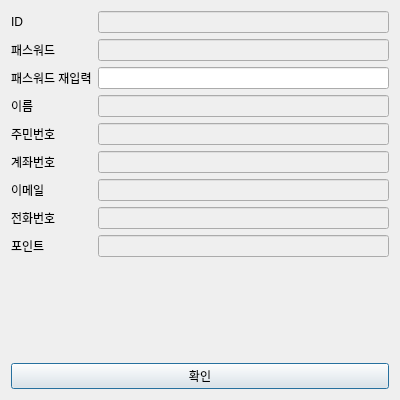
<?xml version="1.0" encoding="UTF-8"?>
<ui version="4.0">
 <class>Dialog</class>
 <widget class="QDialog" name="Dialog">
  <property name="geometry">
   <rect>
    <x>0</x>
    <y>0</y>
    <width>400</width>
    <height>400</height>
   </rect>
  </property>
  <property name="sizePolicy">
   <sizepolicy hsizetype="Fixed" vsizetype="Fixed">
    <horstretch>0</horstretch>
    <verstretch>0</verstretch>
   </sizepolicy>
  </property>
  <property name="minimumSize">
   <size>
    <width>400</width>
    <height>400</height>
   </size>
  </property>
  <property name="maximumSize">
   <size>
    <width>400</width>
    <height>400</height>
   </size>
  </property>
  <property name="windowTitle">
   <string>회원정보확인</string>
  </property>
  <layout class="QGridLayout" name="gridLayout">
   <item row="1" column="1">
    <layout class="QFormLayout" name="formLayout">
     <item row="0" column="0">
      <widget class="QLabel" name="id_label">
       <property name="text">
        <string>ID</string>
       </property>
      </widget>
     </item>
     <item row="1" column="0">
      <widget class="QLabel" name="pw_label">
       <property name="text">
        <string>패스워드</string>
       </property>
      </widget>
     </item>
     <item row="2" column="0">
      <widget class="QLabel" name="pw_repeat_label">
       <property name="text">
        <string>패스워드 재입력</string>
       </property>
      </widget>
     </item>
     <item row="3" column="0">
      <widget class="QLabel" name="name_label">
       <property name="text">
        <string>이름</string>
       </property>
      </widget>
     </item>
     <item row="4" column="0">
      <widget class="QLabel" name="ssnlabel">
       <property name="text">
        <string>주민번호</string>
       </property>
      </widget>
     </item>
     <item row="5" column="0">
      <widget class="QLabel" name="account_number_label">
       <property name="text">
        <string>계좌번호</string>
       </property>
      </widget>
     </item>
     <item row="6" column="0">
      <widget class="QLabel" name="email_label">
       <property name="text">
        <string>이메일</string>
       </property>
      </widget>
     </item>
     <item row="7" column="0">
      <widget class="QLabel" name="phone_number_label">
       <property name="text">
        <string>전화번호</string>
       </property>
      </widget>
     </item>
     <item row="0" column="1">
      <widget class="QLineEdit" name="input_id">
       <property name="enabled">
        <bool>false</bool>
       </property>
       <property name="text">
        <string/>
       </property>
      </widget>
     </item>
     <item row="1" column="1">
      <widget class="QLineEdit" name="input_pw">
       <property name="enabled">
        <bool>false</bool>
       </property>
       <property name="text">
        <string/>
       </property>
      </widget>
     </item>
     <item row="2" column="1">
      <widget class="QLineEdit" name="input_pw_repeat">
       <property name="enabled">
        <bool>true</bool>
       </property>
       <property name="text">
        <string/>
       </property>
      </widget>
     </item>
     <item row="3" column="1">
      <widget class="QLineEdit" name="input_name">
       <property name="enabled">
        <bool>false</bool>
       </property>
       <property name="text">
        <string/>
       </property>
      </widget>
     </item>
     <item row="4" column="1">
      <widget class="QLineEdit" name="input_ssn">
       <property name="enabled">
        <bool>false</bool>
       </property>
       <property name="text">
        <string/>
       </property>
      </widget>
     </item>
     <item row="5" column="1">
      <widget class="QLineEdit" name="input_account_number">
       <property name="enabled">
        <bool>false</bool>
       </property>
       <property name="text">
        <string/>
       </property>
      </widget>
     </item>
     <item row="6" column="1">
      <widget class="QLineEdit" name="input_email">
       <property name="enabled">
        <bool>false</bool>
       </property>
       <property name="text">
        <string/>
       </property>
      </widget>
     </item>
     <item row="7" column="1">
      <widget class="QLineEdit" name="input_phone_number">
       <property name="enabled">
        <bool>false</bool>
       </property>
       <property name="text">
        <string/>
       </property>
      </widget>
     </item>
     <item row="8" column="0">
      <widget class="QLabel" name="point_label">
       <property name="text">
        <string>포인트</string>
       </property>
      </widget>
     </item>
     <item row="8" column="1">
      <widget class="QLineEdit" name="input_point">
       <property name="enabled">
        <bool>false</bool>
       </property>
       <property name="text">
        <string/>
       </property>
      </widget>
     </item>
    </layout>
   </item>
   <item row="2" column="1">
    <widget class="QPushButton" name="member_info_ok_btn">
     <property name="text">
      <string>확인</string>
     </property>
    </widget>
   </item>
  </layout>
 </widget>
 <resources/>
 <connections/>
</ui>
